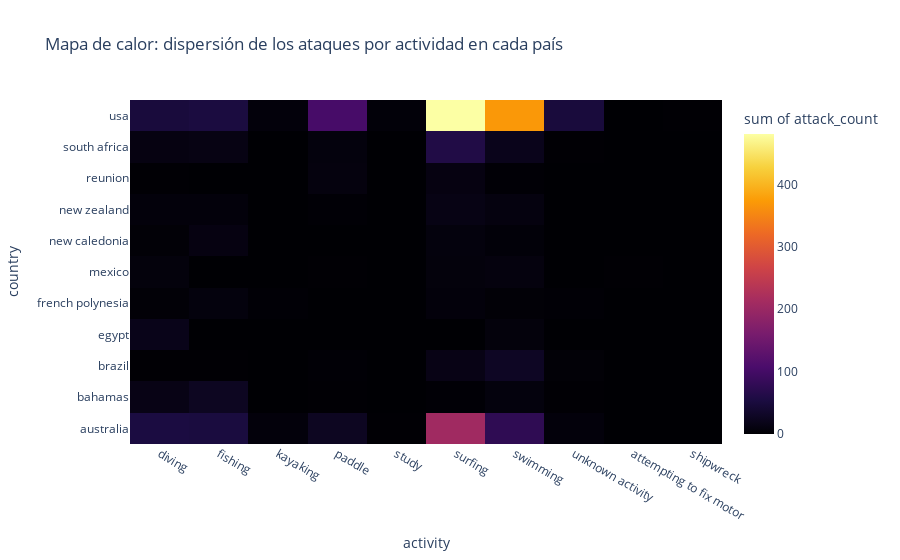

Notebook code cell kept with this figure:
### Code cell
geo_summary = (shark_df.groupby(['country', 'activity']).size().reset_index(name="attack_count"))

fig = px.density_heatmap(
    geo_summary,
    x="activity",
    y="country",
    z="attack_count",
    color_continuous_scale="Inferno",
    title="Mapa de calor: dispersión de los ataques por actividad en cada país"
)
fig.show()

### Figure 1 — Plotly figure (JSON) as saved in the notebook; plotly's stock layout.template omitted (floating-point values rounded to 4 significant figures)
{"data": [{"coloraxis": "coloraxis", "histfunc": "sum", "hovertemplate": "activity=%{x}<br>country=%{y}<br>sum of attack_count=%{z}<extra></extra>", "name": "", "type": "histogram2d", "x": ["diving", "fishing", "kayaking", "paddle", "study", "surfing", "swimming", "unknown activity", "diving", "fishing", "paddle", "surfing", "swimming", "unknown activity", "diving", "fishing", "paddle", "surfing", "swimming", "unknown activity", "diving", "swimming", "diving", "fishing", "kayaking", "surfing", "swimming", "unknown activity", "attempting to fix motor", "diving", "paddle", "surfing", "swimming", "diving", "fishing", "surfing", "swimming", "diving", "fishing", "paddle", "surfing", "swimming", "diving", "paddle", "surfing", "swimming", "diving", "fishing", "paddle", "surfing", "swimming", "unknown activity", "diving", "fishing", "kayaking", "paddle", "shipwreck", "study", "surfing", "swimming", "unknown activity"], "xaxis": "x", "xbingroup": "x", "y": ["australia", "australia", "australia", "australia", "australia", "australia", "australia", "australia", "bahamas", "bahamas", "bahamas", "bahamas", "bahamas", "bahamas", "brazil", "brazil", "brazil", "brazil", "brazil", "brazil", "egypt", "egypt", "french polynesia", "french polynesia", "french polynesia", "french polynesia", "french polynesia", "french polynesia", "mexico", "mexico", "mexico", "mexico", "mexico", "new caledonia", "new caledonia", "new caledonia", "new caledonia", "new zealand", "new zealand", "new zealand", "new zealand", "new zealand", "reunion", "reunion", "reunion", "reunion", "south africa", "south africa", "south africa", "south africa", "south africa", "south africa", "usa", "usa", "usa", "usa", "usa", "usa", "usa", "usa", "usa"], "yaxis": "y", "ybingroup": "y", "z": [54, 52, 6, 25, 1, 208, 76, 6, 15, 25, 1, 2, 8, 1, 1, 1, 2, 15, 28, 3, 18, 7, 3, 8, 2, 6, 3, 2, 1, 7, 1, 7, 9, 3, 11, 8, 4, 6, 6, 2, 14, 10, 1, 9, 11, 2, 11, 13, 8, 60, 20, 1, 49, 53, 6, 103, 1, 4, 481, 371, 49]}], "layout": {"coloraxis": {"colorbar": {"title": {"text": "sum of attack_count"}}, "colorscale": [[0, "#000004"], [0.1111, "#1b0c41"], [0.2222, "#4a0c6b"], [0.3333, "#781c6d"], [0.4444, "#a52c60"], [0.5556, "#cf4446"], [0.6667, "#ed6925"], [0.7778, "#fb9b06"], [0.8889, "#f7d13d"], [1, "#fcffa4"]]}, "legend": {"tracegroupgap": 0}, "title": {"text": "Mapa de calor: dispersión de los ataques por actividad en cada país"}, "xaxis": {"anchor": "y", "domain": [0, 1], "title": {"text": "activity"}}, "yaxis": {"anchor": "x", "domain": [0, 1], "title": {"text": "country"}}}}
